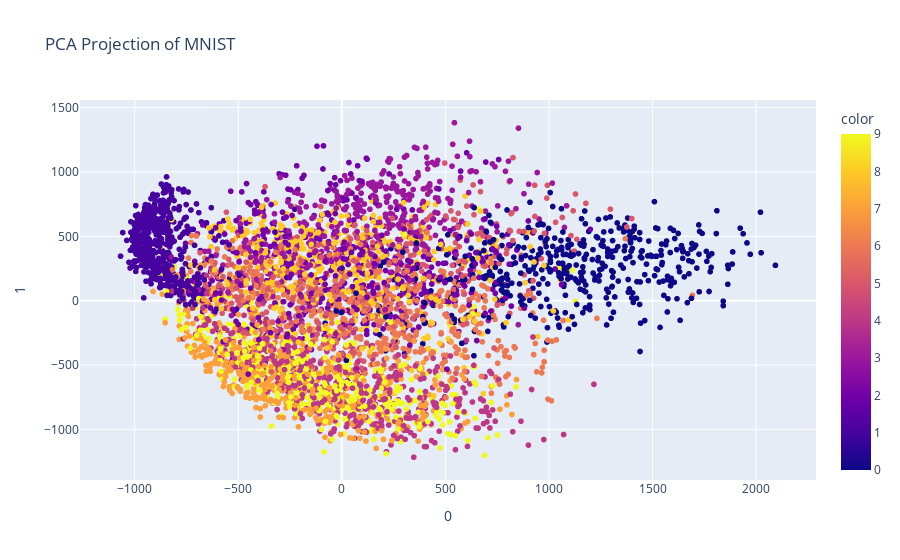

Notebook code cell kept with this figure:
### Code cell
# test
# mnist 70000, 784
data = mnist.data.values[:5000]  # Use a subset for faster computation
data_proj = PCA(n_components=2).fit_transform(data)
fig_proj = px.scatter(data_proj, x=0, y=1, color=mnist.target[:5000].astype(int), title='PCA Projection of MNIST')
fig_proj.show()

print(f"trustworthiness: {trustworthiness(data, data_proj):.4f}")
print(f"continuity: {continuity(data, data_proj):.4f}")
print(f"normalized_stress: {normalized_stress(data, data_proj):.4f}")
print(f"neighborhood_hit: {neighborhood_hit(data_proj, mnist.target[:5000].astype(int)):.4f}")

### Figure 1 — Plotly figure (JSON) as saved in the notebook; plotly's stock layout.template omitted (floating-point values rounded to 4 significant figures; data arrays with more than 128 entries replaced by an {"elided": "..."} marker saying what was removed)
{"data": [{"hovertemplate": "0=%{x}<br>1=%{y}<br>color=%{marker.color}<extra></extra>", "legendgroup": "", "marker": {"color": {"elided": "5000 int values"}, "coloraxis": "coloraxis", "symbol": "circle"}, "mode": "markers", "name": "", "showlegend": false, "type": "scattergl", "x": {"elided": "5000 float values"}, "xaxis": "x", "y": {"elided": "5000 float values"}, "yaxis": "y"}], "layout": {"coloraxis": {"colorbar": {"title": {"text": "color"}}, "colorscale": [[0, "#0d0887"], [0.1111, "#46039f"], [0.2222, "#7201a8"], [0.3333, "#9c179e"], [0.4444, "#bd3786"], [0.5556, "#d8576b"], [0.6667, "#ed7953"], [0.7778, "#fb9f3a"], [0.8889, "#fdca26"], [1, "#f0f921"]]}, "legend": {"tracegroupgap": 0}, "title": {"text": "PCA Projection of MNIST"}, "xaxis": {"anchor": "y", "domain": [0, 1], "title": {"text": "0"}}, "yaxis": {"anchor": "x", "domain": [0, 1], "title": {"text": "1"}}}}
